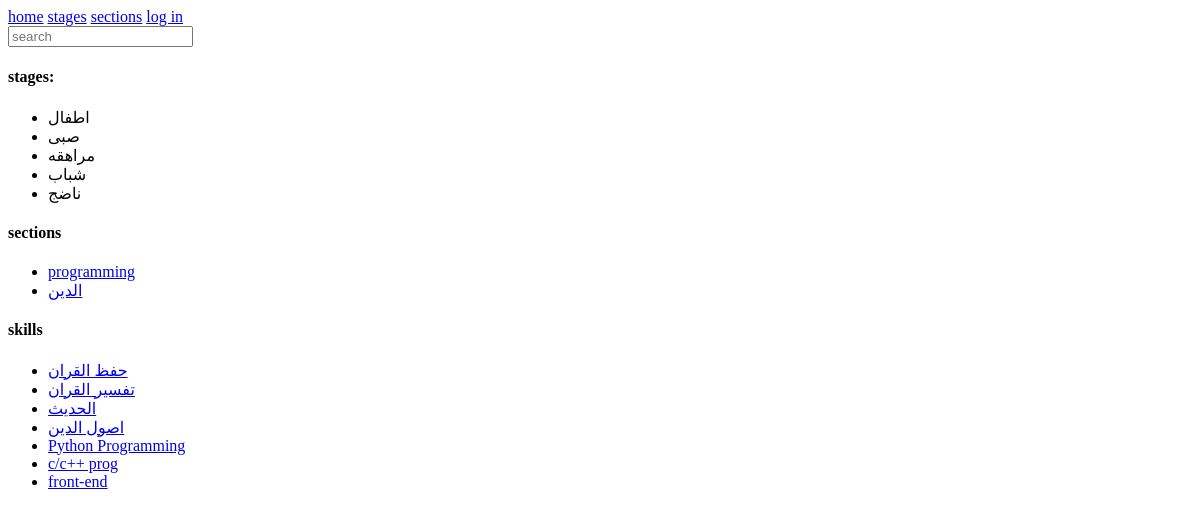
Before: / with the older database file.
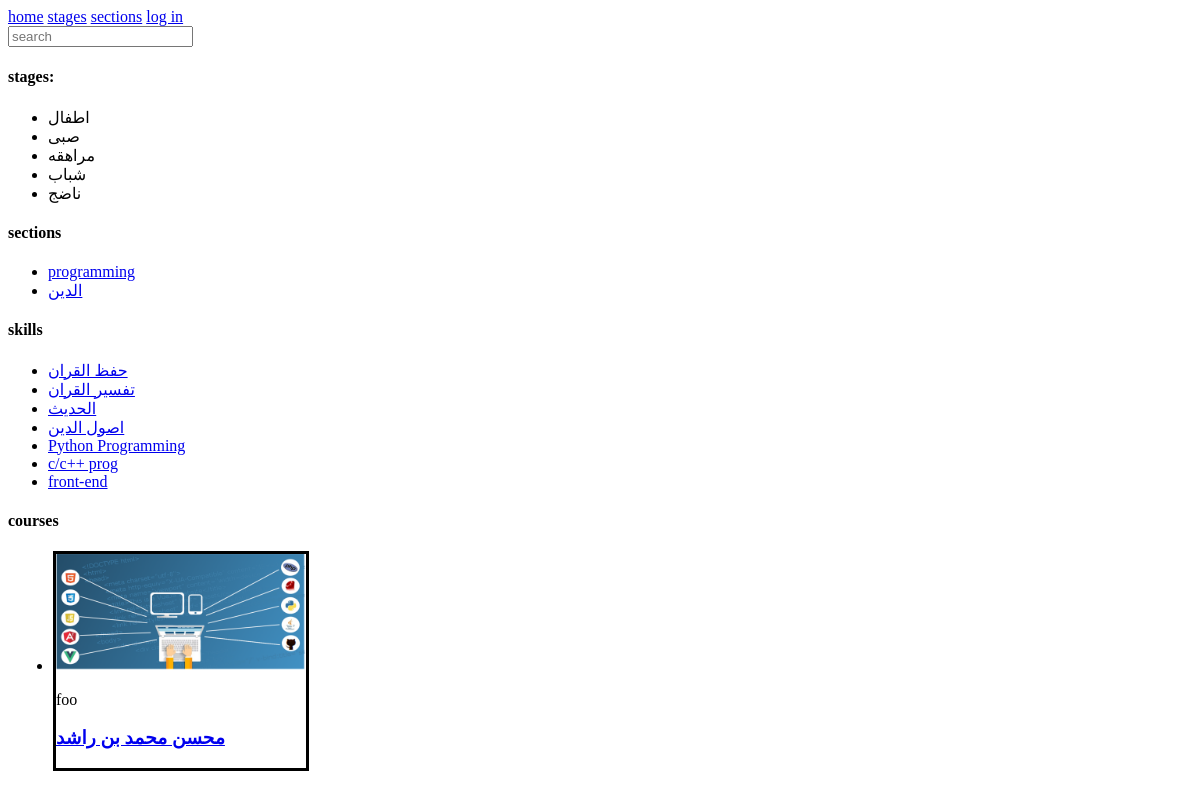
After: the same page with the newer database file.
### coursation/models.py (models this page shows, shortened)
class Stage(models.Model):
    age_start = models.PositiveSmallIntegerField(choices=age_choises())
    age_end = models.PositiveSmallIntegerField(choices=age_choises())
    name = models.CharField(max_length=20)
    def __str__(self) -> str:
        return self.name

class Section(models.Model):
    name = models.CharField(max_length=20)
    def __str__(self) -> str:
        return self.name

class Skills(models.Model):
    name = models.CharField(max_length=20)
    def __str__(self) -> str:
        return self.name

class Course(models.Model):
    name = models.CharField(max_length=20)
    start_date = models.DateField()
    stage = models.ForeignKey(to="Stage", on_delete=models.PROTECT)
    skill = models.ManyToManyField(to="Skills")
    photo = models.FileField(upload_to=course_photo_path, null=True)
    duration = models.CharField(max_length=20)
    teacher = models.ForeignKey(to="Techer", on_delete=models.PROTECT, null=True)
    student = models.ManyToManyField(to="Student", null=True)
    about = models.TextField()
    cirtification = models.FileField(upload_to=certificate_upload_path, null=True)
    create_date = models.DateField(auto_now_add=True)
    review = models.IntegerField(
        default=0, choices=[(1, 1), (2, 2), (3, 3), (4, 4), (5, 5)], null=True
    )

class Techer(models.Model):
    user = models.OneToOneField(User, on_delete=models.CASCADE)
    activation = models.BooleanField(default=False)
    acceptation = models.BooleanField(default=False)
    cv = models.FileField(
        upload_to=cv_upload_path,
        blank=False,
        null=True,
        help_text="upload a cv in pdf format",
    )
    demo = models.FileField(
        upload_to=demo_upload_path,
        null=True,
        help_text="upload a short video in mp4 format to intrduse your self and of your shar7",
    )
    def __str__(self) -> str:
        return self.user.username

class User(AbstractUser):
    phone = models.CharField(verbose_name="phone", max_length=11)
    age = models.PositiveSmallIntegerField(null=True)
    stage = models.ForeignKey(
        to="Stage",
        on_delete=models.PROTECT,
        null=True,
        help_text="choose the stage you want to learn thim",
    )
    exams = models.CharField(max_length=20, null=True)
    section = models.ForeignKey(
        to="Section",
        on_delete=models.PROTECT,
        null=True,
        help_text="choose your subject",
    )
    rating = models.CharField(max_length=5, null=True)
    is_teacher = models.BooleanField(default=False)
    is_student = models.BooleanField(default=False)

### coursation/views.py (the view)
# urls.py: path("", views.index, name="index"),
def index(request):
    courses = Course.objects.all()
    if request.user.is_authenticated:
        try:
            if request.user.techer in Techer.objects.all():
                return render(
                    request,
                    "teacher.html",
                    {"teacher": request.user.techer},
                )
        except ObjectDoesNotExist:
            try:
                if request.user.student in Student.objects.all():
                    return render(
                        request,
                        "student.html",
                        {"student": request.user.student, "courses": courses},
                    )
            except ObjectDoesNotExist:
                return render(request, "index.html")
    else:
        stage_list = Stage.objects.all()
        sections = Section.objects.all()
        skills = Skills.objects.all()
        return render(
            request,
            "index.html",
            {
                "stage_list": stage_list,
                "sections": sections,
                "skills": skills,
                "courses": courses,
            },
        )

### coursation/templates/index.html (shortened to what this page needs)
{% extends 'layout.html' %}
{% block body %}
     {% if stage_list %}
          <h4>stages:</h4>
          <ul>
               {% for stage in stage_list %}
                    <li>{{stage}}</li>
               {% endfor %}
          </ul>
     {% endif %}
     {% if sections %}
          <h4>sections</h4>
          <ul>
               {% for section in sections %}
               <li><a href="{% url 'section_details' section.id %}">{{ section }}</a></li>
               {% endfor %}
          </ul>
     {% endif %}
     {% if skills %}
          <h4>skills</h4>
          <ul>
               {% for skill in skills %}
               <li><a href="#">{{ skill }}</a></li>
               {% endfor %}
          </ul>
     {% endif %}
     {% if courses %}
          <h4>courses</h4>
          <ul>
               {% for course in courses %}
               <li style="border: black solid 3px; margin: 5px; width: fit-content;">
                    <img src="{{ course.photo.url }}" width="250px" alt="course background photo">
                    <p>{{ course.teacher }}</p>
                    <a href="{% url 'course_detail' course.id %}"><h3>{{ course.name }}</h3></a>
               </li>
               {% endfor %}
          </ul>
     {% endif %}
{% endblock %}

Changed rows visible on the page:
added Course: photo (picture), teacher "foo", name "محسن محمد بن راشد"
Other visible differences:
text now shown: "courses"
